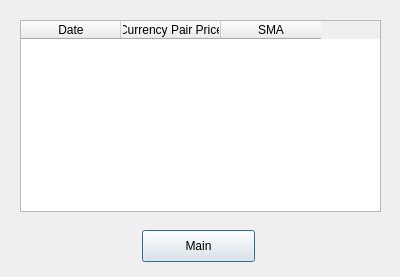
<?xml version="1.0" encoding="UTF-8"?>
<ui version="4.0">
 <class>Dialog</class>
 <widget class="QDialog" name="Dialog">
  <property name="geometry">
   <rect>
    <x>0</x>
    <y>0</y>
    <width>400</width>
    <height>277</height>
   </rect>
  </property>
  <property name="windowTitle">
   <string>Dialog</string>
  </property>
  <widget class="QTableWidget" name="tw_data">
   <property name="geometry">
    <rect>
     <x>20</x>
     <y>20</y>
     <width>361</width>
     <height>192</height>
    </rect>
   </property>
   <column>
    <property name="text">
     <string>Date</string>
    </property>
   </column>
   <column>
    <property name="text">
     <string>Currency Pair Price</string>
    </property>
   </column>
   <column>
    <property name="text">
     <string>SMA</string>
    </property>
   </column>
  </widget>
  <widget class="QPushButton" name="btn_back">
   <property name="geometry">
    <rect>
     <x>142</x>
     <y>230</y>
     <width>113</width>
     <height>32</height>
    </rect>
   </property>
   <property name="text">
    <string>Main</string>
   </property>
  </widget>
 </widget>
 <resources/>
 <connections/>
</ui>
